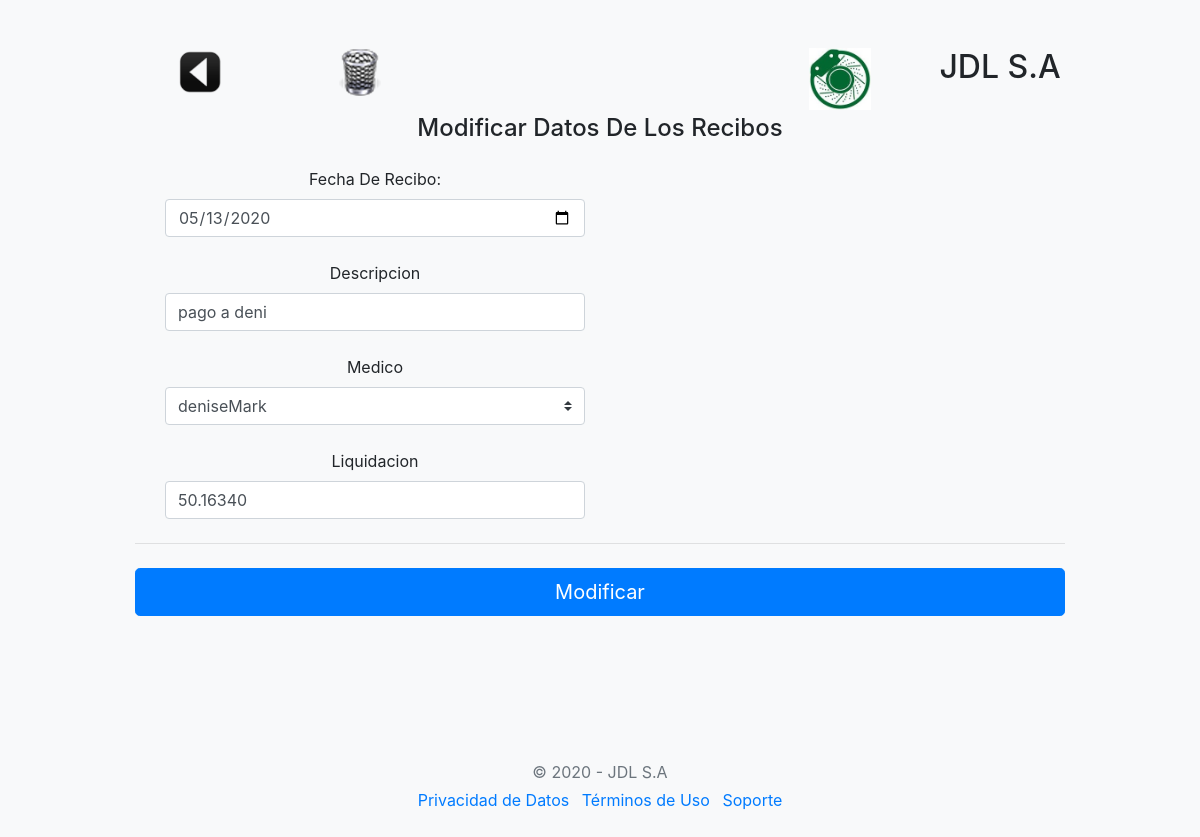
Page /admin/modifica.php?id_recibo=3 on the earlier database version.
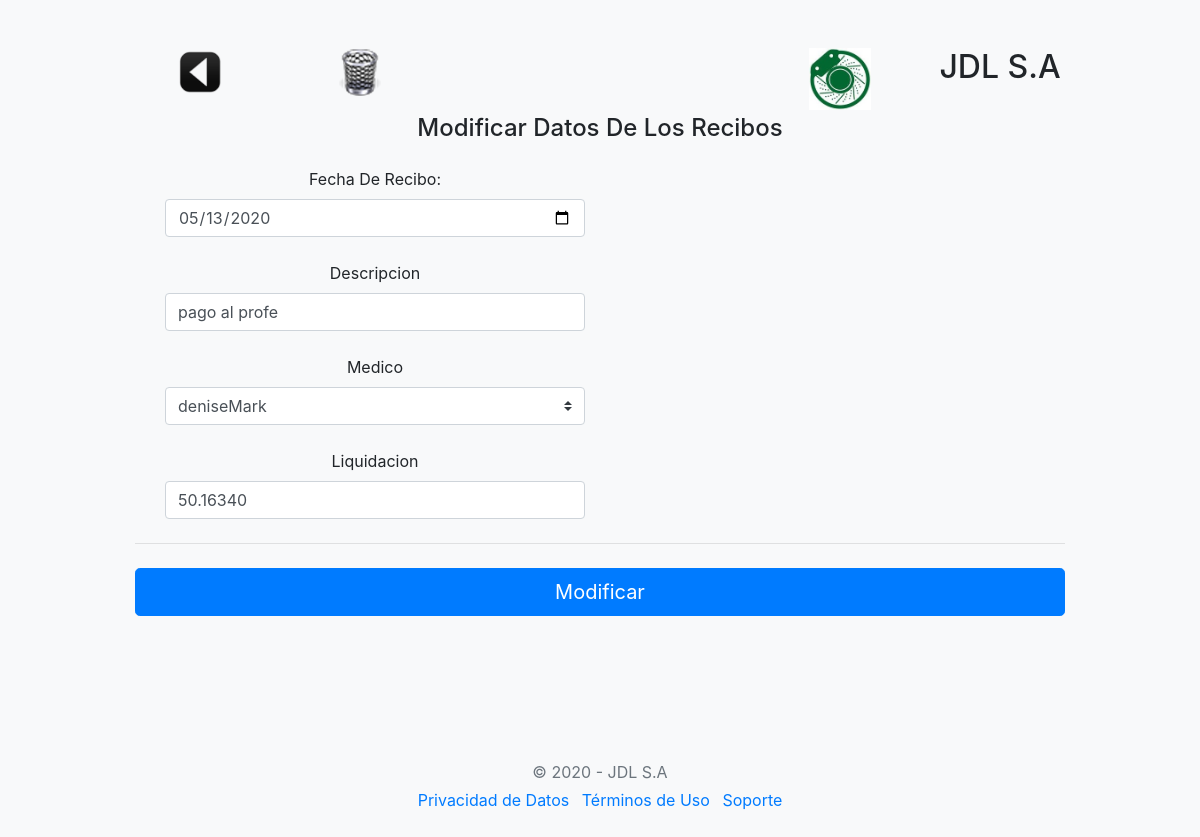
Same page on the later database version.
### tables this page shows
CREATE TABLE `recibos` (
  `id_recibo` int(8) NOT NULL,
  `fecha_recibo` date DEFAULT NULL,
  `descripcion_recibo` varchar(50) DEFAULT NULL,
  `clinico_recibo` varchar(50) DEFAULT NULL,
  `liqui_recibo` decimal(13,5) DEFAULT NULL
);

### admin/modifica.php (the view, shortened to what this page needs)
<!doctype html>
<html>
<?php
    require "../metodos.php";
?>
  <body class="bg-light">
    <div class="container">
  <div class="py-5 text-center">
  <div class="row">
    <div class="col-sm-2"><h2>
		<img border="0" src="../img/atras.png" width="48" height="48" title="Volver al menú"
							onclick=location.href='../admin/';
							onKeyPress=location.href='../admin/';
							style='cursor:pointer';/>
	</h2>
	</div>
    <div class="col-sm-2">
		<img border="0" src="../img/borrar.png" width="48" height="48" title="Eliminar"
						<?php echo " onclick=location.href='"
												. "cuidado.php?id_recibo=".$_GET['id_recibo'] . "'"; ?>;
						<?php echo " onKeyPress=location.href='"
												. "cuidado.php?id_recibo=".$_GET['id_recibo'] . "'"; ?>
						style='cursor:pointer';/>
	</div>
	<div class="col-sm-2"></div>
    <div class="col-sm-2"><h2></h2></div>
  <div class="col-sm-2"><img class="d-block mx-auto mb-1" src="../img/disc.jpg" alt="" width="62" height="62"></div>
  <div class="col-sm-2"><h2>JDL S.A</h2></div>
</div>
    <div class="col-md-12 order-md-1">
      <h4 class="mb-4">Modificar Datos De Los Recibos</h4>
      <form class="needs-validation" novalidate action="modi.php" method="POST">
<?php
   require "../conexion.php";
    $sql = "SELECT * from recibos where id_recibo = " . $_GET['id_recibo'];
	$query = $mysqli->query($sql);
	while($resultado = $query->fetch_assoc()) {
        $recibos[] = $resultado;
    }
    $sql = "SELECT * from clinicos order by id_clinico";
    $query = $mysqli->query($sql);
    while($resultado = $query->fetch_assoc()) {
          $clinicos[] = $resultado;
      }
?>
          <div class="col-md-6 mb-4">
            <label for="fecha_recibo">Fecha De Recibo:</label>
            <input type="date" class="form-control" id="fecha" name="fecha_recibo" placeholder="" value=<?php echo "'".$recibos[0]['fecha_recibo']."'" ?> required>
          </div>
          <div class="col-md-6 mb-4">
            <label for="descripcion_recibo">Descripcion</label>
            <input type="text" class="form-control" id="descripcion" name="descripcion_recibo" placeholder="" value=<?php echo "'".$recibos[0]['descripcion_recibo']."'" ?> required>
          </div>
          <div class="col-md-6 mb-4">
           <label for="medico">Medico</label>
           <select class="custom-select d-block w-100" name="clinico_recibo" required>
           <?php
				     $long = count($clinicos);
				     for($i=0; $i< $long; $i++){
				     echo "<option";
				     echo " value=" .$clinicos[$i]['nombre_clinico'] .",".$clinicos[$i]['apellido_clinico'] .">";
                 echo $clinicos[$i]['nombre_clinico'];
                 echo $clinicos[$i]['apellido_clinico'];
				     echo "</option>";
             }
				   ?>
            </select>
          </div>
          <div class="col-md-6 mb-4">
            <label for="liqui_recibo">Liquidacion</label>
            <input type="text" class="form-control" id="liquidaciones" name="liqui_recibo" placeholder="" value=<?php echo "'".$recibos[0]['liqui_recibo']."'" ?> required>
          </div>
		</div>
        <hr class="mb-4">
        <button class="btn btn-primary btn-lg btn-block" type="submit">Modificar</button>
    </div>
  </div>
  <footer class="my-5 pt-5 text-muted text-center text-small">
    <p class="mb-1">&copy; 2020 - JDL S.A</p>
    <ul class="list-inline">
      <li class="list-inline-item"><a href="#">Privacidad de Datos</a></li>
      <li class="list-inline-item"><a href="#">Términos de Uso</a></li>
      <li class="list-inline-item"><a href="#">Soporte</a></li>
    </ul>
  </footer>
</body>
</html>

Differences in the rows shown:
changed recibos: descripcion_recibo "pago a deni" → "pago al profe"
